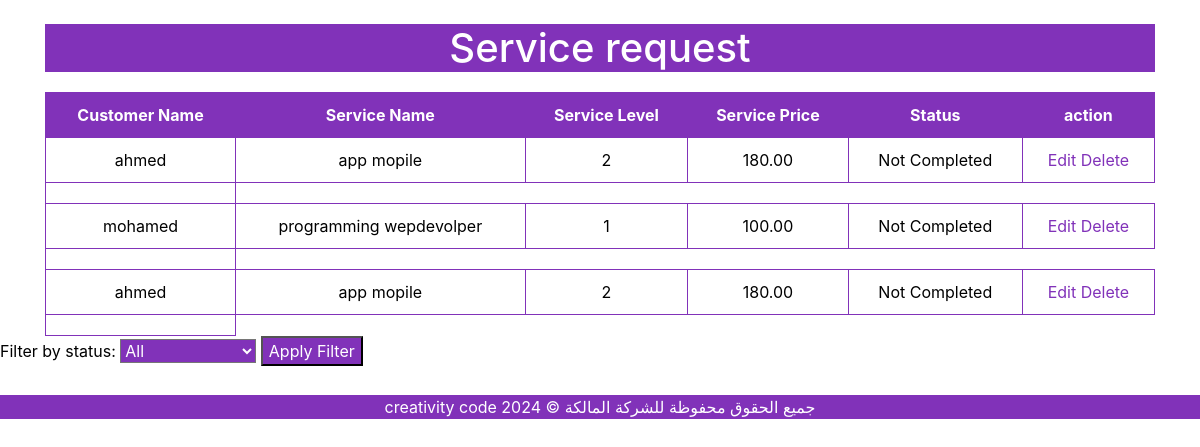
Screenshot of /home/services/requests/ with the database file from the repository.
### services/models.py (models this page shows, shortened)
class ServiceRequest(models.Model):
    customer = models.ForeignKey(Clintes, on_delete=models.CASCADE, related_name='service_requests')  # إضافة related_name
    service = models.ForeignKey(Service, on_delete=models.CASCADE, related_name='service_requests')
    is_completed = models.BooleanField(default=False)  # حالة الاكتمال
    created_at = models.DateTimeField(auto_now_add=True)

class Service(models.Model):
    SERVICE_CHOICES = [
        ('web_development', 'Web Development'),
        ('mobile_app', 'Mobile Apps'),
        ('desktop_app', 'Desktop Apps'),
        ('ai_model', 'AI Model Programming'),
        ('data_analysis', 'Data Analysis'),
        ('scripts', 'Scripts'),
        ('web_scraping', 'Web Scraping and Data Collection'),
        ('subscription', 'Subscription System with Company'),
    ]
    level = models.PositiveIntegerField()
    name = models.CharField(max_length=100)
    category = models.CharField(max_length=50, choices=SERVICE_CHOICES)
    price = models.DecimalField(max_digits=10, decimal_places=2)

### clients/models.py (models this page shows, shortened)
class Clintes(models.Model):
    id=models.IntegerField(primary_key=True)
    name = models.CharField(max_length=100)
    email = models.EmailField(unique=True)
    phone_number = models.CharField(max_length=15)
    number_of_transection = models.CharField(max_length=100)
    first_transction = models.DateField()

### services/views.py (the view)
# urls.py: path('requests/', service_requests, name='service_requests'),
def service_requests(request):
    requests = ServiceRequest.objects.all()
    filter_option = request.GET.get('filter')
    if filter_option == 'completed':
        requests = ServiceRequest.objects.filter(is_completed=True)
    elif filter_option == 'not_completed':
        requests = ServiceRequest.objects.filter(is_completed=False)
    else:
        requests = ServiceRequest.objects.all()
    return render(request, 'services/service_requests.html', {'requests': requests})

### services/templates/services/service_requests.html (shortened to what this page needs)
<!DOCTYPE html>
<html lang="en">
<head>
    <link href="https://stackpath.bootstrapcdn.com/bootstrap/4.5.2/css/bootstrap.min.css" rel="stylesheet">
<body>
    <div class="container mt-4">
        <h1 class="text-center" style="background-color: #8132b9; color: #fff;" >Service request</h1>
    <table>
        <thead>
            <tr style="color: #fff;">
                <th>Customer Name</th>
                <th>Service Name</th>
                <th>Service Level</th>
                <th>Service Price</th>
                <th>Status</th>
                <th>action</th>
            </tr>
        </thead>
        <tbody>
            {% for request in requests %}
                <tr>
                    <td>{{ request.customer.name }}</td>
                    <td>{{ request.service.name }}</td>
                    <td>{{ request.service.level }}</td>
                    <td>{{ request.service.price }}</td>
                    <td>
                        {% if request.is_completed %}
                            Completed
                        {% else %}
                            Not Completed
                        {% endif %}
                    </td>
                    <td>
                        <a href="{% url 'services:edit_service_request' request.id %}" style="color: #8132b9;">Edit</a>
                        <a href="{% url 'services:delete_service_request' request.id %}" style="color: #8132b9;">Delete</a>
                    </td>
                </tr>
                <td>
            {% endfor %}
        </tbody>
    </table>
</div>
<form method="get" action="{% url 'services:service_requests' %}">
    <label for="filter">Filter by status:</label>
    <select name ="filter" id="filter" style="background-color: #8132b9; color: #fff;">
        <option value="">All</option>
    </select>
    <button type="submit" style="background-color: #8132b9; color: #fff;">Apply Filter</button>
</form>
<footer class="text-center mt-4" style="color: #fff;background-color: #8132b9;">
    <p>creativity code جميع الحقوق محفوظة للشركة المالكة &copy; 2024</p>
</footer>
</body>

### services/templates/services/service_requests.html (style rules this page uses)
body { background-color: white; color: black; }
table { border-collapse: collapse; width: 100%; margin-top: 20px; }
th, td { border: 1px solid #8132b9; padding: 10px; text-align: center; }
th { background-color: #8132b9; }

### rows the page displays
ServiceRequest: customer.name "ahmed", service.name "app mopile", service.level "2", service.price "180.00", is_completed "Not Completed"
ServiceRequest: customer.name "mohamed", service.name "programming wepdevolper", service.level "1", service.price "100.00", is_completed "Not Completed"
ServiceRequest: customer.name "ahmed", service.name "app mopile", service.level "2", service.price "180.00", is_completed "Not Completed"
